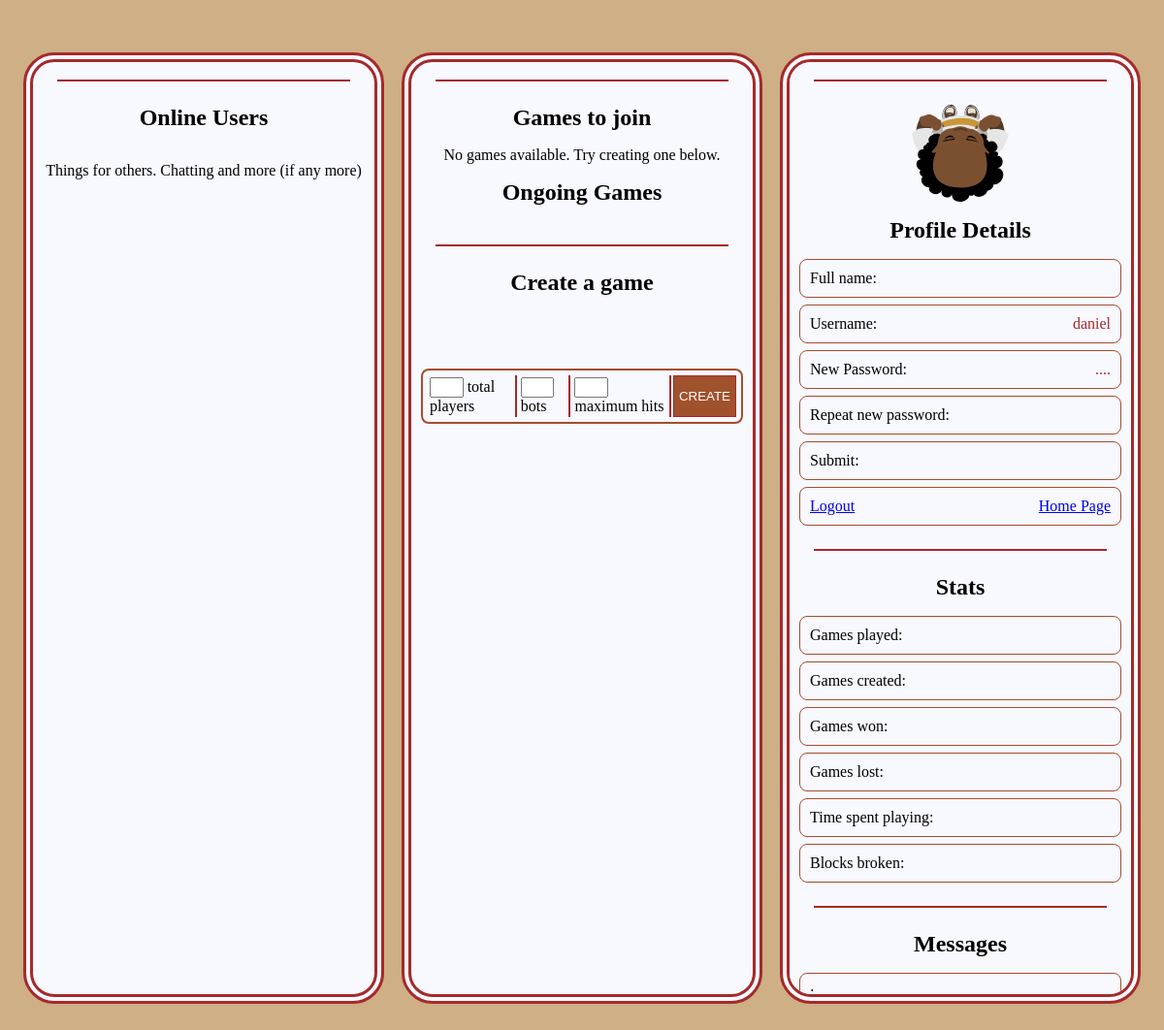
/lounge/ (signed in), run on an earlier commit of the app's database.
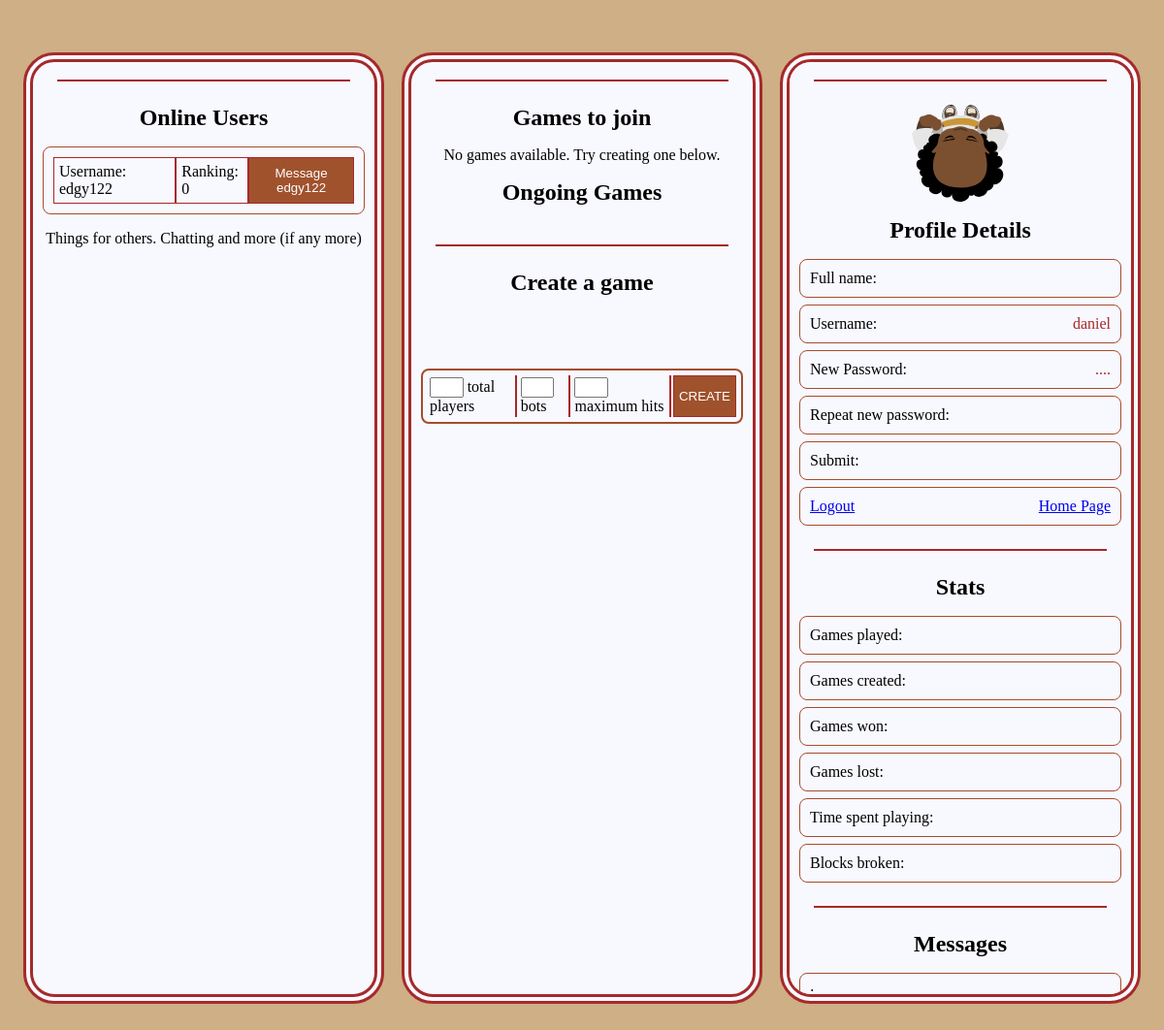
And on a later commit of the database.
### game/models.py (models this page shows, shortened)
class Player(models.Model):
    score = models.IntegerField(default=0)
    y = models.IntegerField(default=0)
    x = models.IntegerField(default=0)
    logged_in = models.BooleanField(default=False)
    user = models.CharField(max_length=30, primary_key=True)
    game = models.IntegerField(default=0)
    def rank(self):
        me = Game.objects.filter
        return len(me(creator=self.user)) + 2*len(me(winner=self.user))

### lounge/views.py (the view)
# urls.py: path("lounge/", include("lounge.urls"), name="Lounge"),
@login_required
def lounge(request):
    online_users = [*Player.objects.filter(logged_in=True)]
    games_to_join = [*Game.objects.filter(started=False, ended=False)]
    ongoing_games = [*Game.objects.filter(started=True, ended=False)]
    message = request.GET["message"] if "message" in request.GET else ''
    return render(request, "lounge.html", {
        "user": request.user,
        "games": [games_to_join, ongoing_games],
        "online_users": online_users,
        "stats": "get from Player model",
        "message": message # JS can actually handle this
    })

### templates/lounge.html (shortened to what this page needs)
{% load static %}
<!DOCTYPE html>
<html>
    <head>
    </head>
    <body>
        <div id="others">
            <hr>
            <h2>Online Users</h2>
            <ul id="onlinePlayers" class="uiHolder">
            {% for player in online_users %}
                <li>
                    <span class="pName">
                        Username: {{ player.user }}
                    </span>
                    <span class="pRank">
                        Ranking: {{ player.rank }}
                    </span>
                    <button class="gameLink pMessage">
                        Message
                        {% if player.user == request.user.username %}
                        yourself
                        {% else %}
                        {{ player.user }}
                        {% endif %}
                    </button>
                </li>
            {% endfor %}
            </ul>
            Things for others. Chatting and more (if any more)
        </div>
        <div id="games">
            <hr>
            <h2>Games to join</h2>
            <ul id="gamesToJoin" class="uiHolder"></ul>
            <h2>Ongoing Games</h2>
            <hr>
            <h2>Create a game</h2>
            <form id="createGame" class="ui" method="POST" action="/lounge/create/">
                    <label for="nTotal">
                        <input type="number" id="nTotal" name="nTotal" min="2" max="6" required> total players
                    </label>
                    <label for="nBots">
                        <input type="number" id="nBots" name="nBots" min="0" max="5" required> bots
                    </label>
                    <label for="maxHits">
                        <input type="number" id="maxHits" name="maxHits" min="2" max="7" required> maximum hits
                    </label>
                    <button class="gameLink create" type="submit">CREATE</button>
            </form>
        </div>
        <div id="user">
            <hr>
            <img id="profilePic" src="{% static '/game/texture/player.svg' %}">
            <h2>Profile Details</h2>
            <ul class="uiHolder">
                <li>Full name: </li>
                <li>Username: <span>{{ user.username }}</span></li>
                <li>New Password: <span>....</span></li>
                <li>Repeat new password: </li>
                <li>Submit: </li>
                <li><a href="/register/sign/out">Logout</a> <a href="/">Home Page</a></li>
            </ul>
            <hr>
            <h2>Stats</h2>
            <ul class="uiHolder">
                <li>Games played: </li>
                <li>Games created: </li>
                <li>Games won: </li>
                <li>Games lost: </li>
                <li>Time spent playing: </li>
                <li>Blocks broken: </li>
            </ul>
            <hr>
            <h2>Messages</h2>
            <ul class="uiHolder">
                <li>{{ from }}: {{ message }}</li>
            </ul>
        </div>
    </body>
</html>

### lounge/static/lounge/lounge.css (style rules this page uses)
body { background: #ceaf86; display: flex; flex-flow: row; flex-wrap: wrap; justify-content: center; align-items: center; gap: 1.5vw; height: 100vh; margin: 0; }
body>div { border: 10px double brown; background: ghostwhite; border-radius: 2em; width: 31vw; height: 90vh; padding: 10px; overflow-y: scroll; box-sizing: border-box; scrollbar-width: none; display: flex; flex-flow: column; align-items: center; gap: 1em; flex-wrap: nowrap; }
ul { list-style-type: none; }
body div>hr { width: 25vw; border-color: brown; justify-self: center; border-style: solid; }
.uiHolder { display: flex; gap: 7px; flex-flow: column; margin: 0; padding: 0; width: -webkit-fill-available; }
.uiHolder>li, .ui { border: 2px solid rgb(165, 77, 42); display: flex; border-radius: .5em; padding: 10px; justify-content: space-between; align-self: flex-start; width: -webkit-fill-available; }
.uiHolder>li { border-width: 1px; }
.uiHolder>li>span { color: brown; }
h2 { margin: 0; }
#games ul>li>span, #games form>label, #others>ul>li>span { border: 1px solid brown; color: black; padding: 5px; }
#gamesToJoin { text-align: center; }
.gameLink { background-color: sienna; border: 1px solid brown; color: white; text-decoration: none; transition: .4s; padding: 5px; cursor: pointer; }
#games>form { padding: 5px; gap: 2px; }
#games>form>label { padding: 2px; border: none; border-right: 2px solid brown; }
.ui>label>input { width: 2em; }

What changed in the data, as far as the page shows it:
now on this page (row edited): Player: user "edgy122", rank "0"
